Frame 1 (no input): blank canvas, image omitted
Frame 60 (the mouse pressed at the canvas centre just before this capture): blank canvas, image omitted
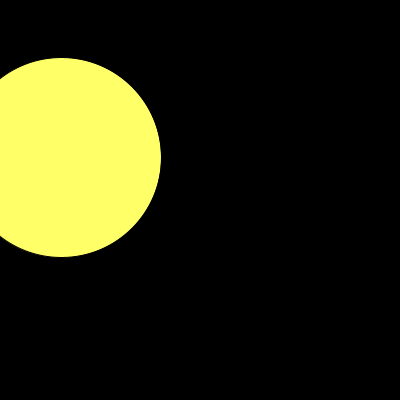
Frame 120 (the mouse held since frame 60 and released just before this capture)

The Processing sketch whose frames 1 and 60 were blank and that drew this single picture after the mouse press (run headless with seeded random() and noise(); from frame 60 on, the mouse is pressed at the canvas centre):

// Processing sketch: randoms
// ── randoms.pde

float canalRandom = 0;
float canalRandom2;
float canalRandom3;
float randomX;
float randomY;

void setup(){
 size(400,400);
 ellipseMode(CENTER);
 frameRate(6);
}
void draw(){
  background(0);
  randomX = random(0, width);
  randomY = random(0,height);
  
  canalRandom = random(0, width);
  canalRandom2 = random(0, width);
  canalRandom3 = random(0, width);


  
  fill(canalRandom, canalRandom2 , canalRandom3);
  
  ellipse(randomX,randomY, mouseX,mouseY);

}
